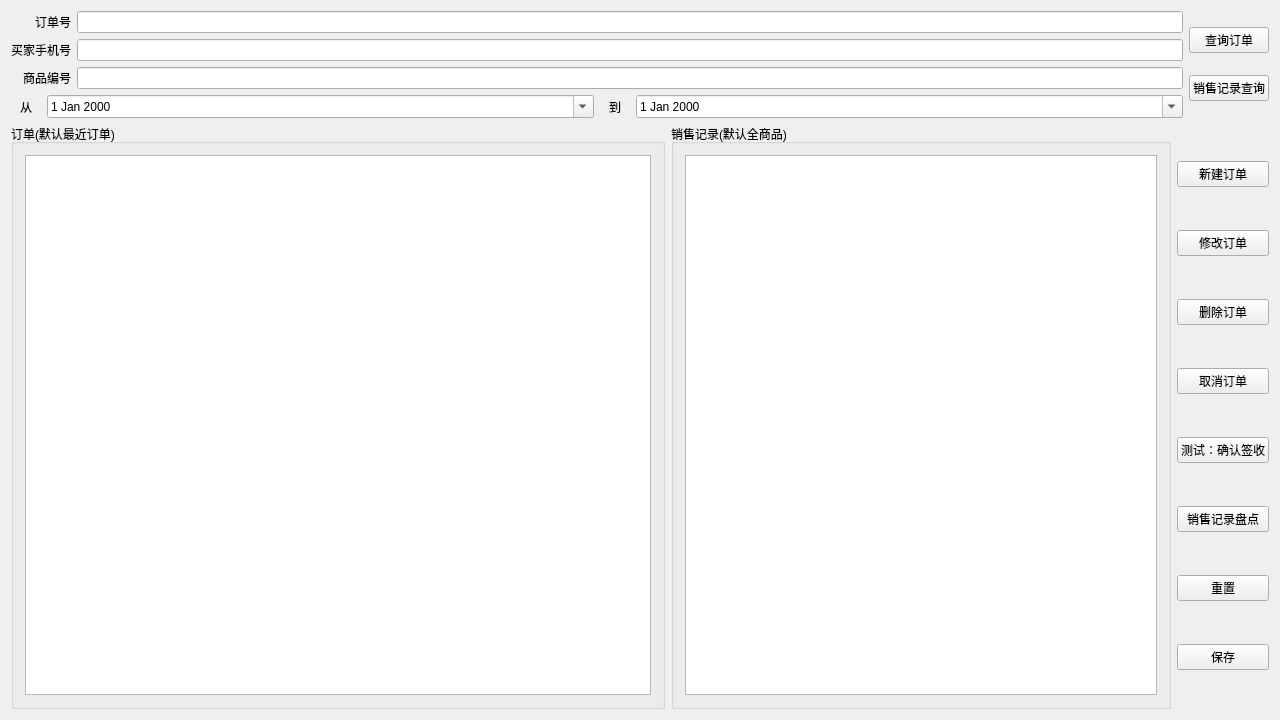
<?xml version="1.0" encoding="UTF-8"?>
<ui version="4.0">
 <class>Sale_Widget</class>
 <widget class="QWidget" name="Sale_Widget">
  <property name="geometry">
   <rect>
    <x>0</x>
    <y>0</y>
    <width>1280</width>
    <height>720</height>
   </rect>
  </property>
  <property name="minimumSize">
   <size>
    <width>1280</width>
    <height>720</height>
   </size>
  </property>
  <property name="font">
   <font>
    <family>Microsoft YaHei UI</family>
   </font>
  </property>
  <property name="windowTitle">
   <string>销售给管理系统</string>
  </property>
  <layout class="QVBoxLayout" name="verticalLayout_6">
   <item>
    <layout class="QHBoxLayout" name="horizontalLayout_5">
     <item>
      <layout class="QVBoxLayout" name="verticalLayout_3">
       <item>
        <layout class="QHBoxLayout" name="horizontalLayout_4">
         <item>
          <layout class="QVBoxLayout" name="verticalLayout">
           <item>
            <widget class="QLabel" name="label_2">
             <property name="text">
              <string>订单号</string>
             </property>
             <property name="alignment">
              <set>Qt::AlignRight|Qt::AlignTrailing|Qt::AlignVCenter</set>
             </property>
            </widget>
           </item>
           <item>
            <widget class="QLabel" name="label_3">
             <property name="text">
              <string>买家手机号</string>
             </property>
             <property name="alignment">
              <set>Qt::AlignRight|Qt::AlignTrailing|Qt::AlignVCenter</set>
             </property>
            </widget>
           </item>
           <item>
            <widget class="QLabel" name="label_4">
             <property name="text">
              <string>商品编号</string>
             </property>
             <property name="alignment">
              <set>Qt::AlignRight|Qt::AlignTrailing|Qt::AlignVCenter</set>
             </property>
            </widget>
           </item>
          </layout>
         </item>
         <item>
          <layout class="QVBoxLayout" name="verticalLayout_2">
           <item>
            <widget class="QLineEdit" name="Sale_lineEdit_order_id"/>
           </item>
           <item>
            <widget class="QLineEdit" name="Sale_lineEdit_buyer_tel">
             <property name="text">
              <string/>
             </property>
            </widget>
           </item>
           <item>
            <widget class="QLineEdit" name="Sale_lineEdit_item_id"/>
           </item>
          </layout>
         </item>
        </layout>
       </item>
       <item>
        <layout class="QHBoxLayout" name="horizontalLayout_3">
         <item>
          <widget class="QLabel" name="label_5">
           <property name="maximumSize">
            <size>
             <width>30</width>
             <height>16777215</height>
            </size>
           </property>
           <property name="text">
            <string>从</string>
           </property>
           <property name="alignment">
            <set>Qt::AlignCenter</set>
           </property>
          </widget>
         </item>
         <item>
          <widget class="QDateEdit" name="Sale_dateEdit_start">
           <property name="calendarPopup">
            <bool>true</bool>
           </property>
          </widget>
         </item>
         <item>
          <widget class="QLabel" name="label">
           <property name="maximumSize">
            <size>
             <width>30</width>
             <height>16777215</height>
            </size>
           </property>
           <property name="text">
            <string>到</string>
           </property>
           <property name="alignment">
            <set>Qt::AlignCenter</set>
           </property>
          </widget>
         </item>
         <item>
          <widget class="QDateEdit" name="Sale_dateEdit_end">
           <property name="calendarPopup">
            <bool>true</bool>
           </property>
          </widget>
         </item>
        </layout>
       </item>
      </layout>
     </item>
     <item>
      <layout class="QVBoxLayout" name="verticalLayout_4">
       <item>
        <widget class="QPushButton" name="Sale_pushButton_select_order">
         <property name="text">
          <string>查询订单</string>
         </property>
        </widget>
       </item>
       <item>
        <widget class="QPushButton" name="Sale_pushButton_select_number">
         <property name="text">
          <string>销售记录查询</string>
         </property>
        </widget>
       </item>
      </layout>
     </item>
    </layout>
   </item>
   <item>
    <layout class="QHBoxLayout" name="horizontalLayout_7">
     <item>
      <layout class="QHBoxLayout" name="horizontalLayout_6">
       <item>
        <widget class="QGroupBox" name="groupBox">
         <property name="title">
          <string>订单(默认最近订单)</string>
         </property>
         <layout class="QHBoxLayout" name="horizontalLayout">
          <item>
           <widget class="QTableView" name="tableView">
            <property name="editTriggers">
             <set>QAbstractItemView::NoEditTriggers</set>
            </property>
           </widget>
          </item>
         </layout>
        </widget>
       </item>
       <item>
        <widget class="QGroupBox" name="groupBox_2">
         <property name="maximumSize">
          <size>
           <width>500</width>
           <height>16777215</height>
          </size>
         </property>
         <property name="title">
          <string>销售记录(默认全商品)</string>
         </property>
         <layout class="QHBoxLayout" name="horizontalLayout_2">
          <item>
           <widget class="QTableView" name="tableView_2">
            <property name="editTriggers">
             <set>QAbstractItemView::NoEditTriggers</set>
            </property>
           </widget>
          </item>
         </layout>
        </widget>
       </item>
      </layout>
     </item>
     <item>
      <layout class="QVBoxLayout" name="verticalLayout_5">
       <item>
        <widget class="QPushButton" name="Sale_pushButton_new">
         <property name="text">
          <string>新建订单</string>
         </property>
        </widget>
       </item>
       <item>
        <widget class="QPushButton" name="Sale_pushButton_change">
         <property name="text">
          <string>修改订单</string>
         </property>
        </widget>
       </item>
       <item>
        <widget class="QPushButton" name="Sale_pushButton_delete">
         <property name="text">
          <string>删除订单</string>
         </property>
        </widget>
       </item>
       <item>
        <widget class="QPushButton" name="Sale_pushButton_cancel">
         <property name="text">
          <string>取消订单</string>
         </property>
        </widget>
       </item>
       <item>
        <widget class="QPushButton" name="Sale_pushButton_recive">
         <property name="text">
          <string>测试：确认签收</string>
         </property>
        </widget>
       </item>
       <item>
        <widget class="QPushButton" name="Sale_pushButton_count">
         <property name="text">
          <string>销售记录盘点</string>
         </property>
        </widget>
       </item>
       <item>
        <widget class="QPushButton" name="Sale_puushButton_revoke">
         <property name="text">
          <string>重置</string>
         </property>
        </widget>
       </item>
       <item>
        <widget class="QPushButton" name="Sale_pushButton_save">
         <property name="text">
          <string>保存</string>
         </property>
        </widget>
       </item>
      </layout>
     </item>
    </layout>
   </item>
  </layout>
 </widget>
 <layoutdefault spacing="6" margin="11"/>
 <resources/>
 <connections/>
</ui>
